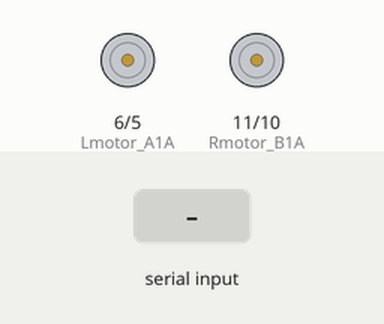
Recording of a sketch running on a simulated Arduino Uno, built with avr-gcc and run on an emulated ATmega328P. On the bench: motor-driver pin pairs drawn as motors (green arrow = first pin HIGH = forward, orange = second pin HIGH = backward, longer = more drive). The inputs (shaded band) are chosen by the test bench.

Above: at 1.2 s.
1.3 s: "1" received over Serial
At 2.5 s:
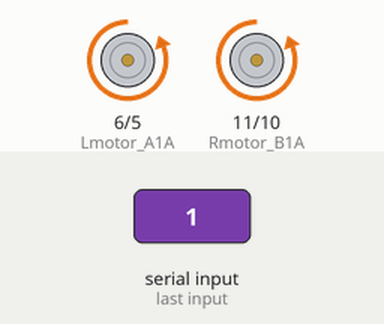
2.8 s: "2" received over Serial
At 3.9 s:
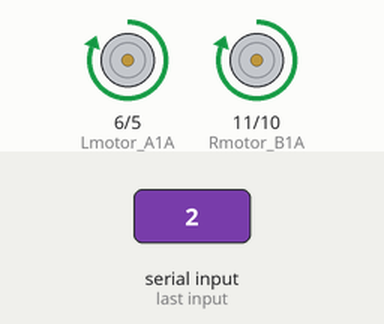
4.3 s: "3" received over Serial
At 5.0 s:
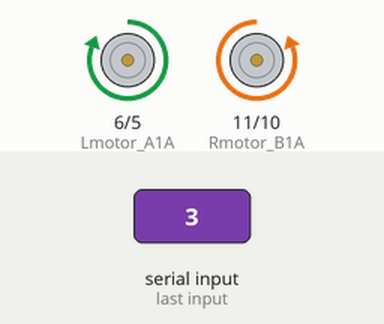
5.8 s: "4" received over Serial
At 6.1 s:
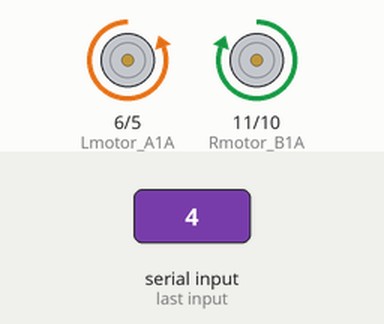
7.3 s: "0" received over Serial
At 8.5 s:
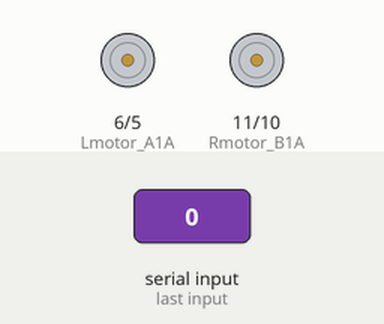
Timing chart, 0 to 9.8 s (numbered marks = the images above; inputs shaded):
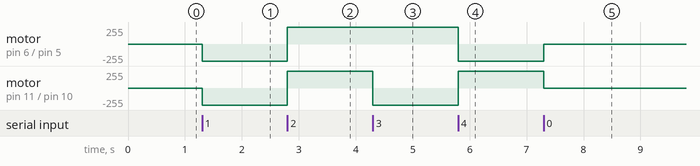

Measured:
- after the input at 1.3 s, motor on pin 6 (Lmotor_A1A) / pin 5 (Lmotor_A1B), motor on pin 11 (Rmotor_B1A) / pin 10 (Rmotor_B1B): stopped → backward 255/255 at once
- after the input at 2.8 s, motor on pin 6 (Lmotor_A1A) / pin 5 (Lmotor_A1B), motor on pin 11 (Rmotor_B1A) / pin 10 (Rmotor_B1B): backward 255/255 → forward 255/255 at once
- after the input at 4.3 s, motor on pin 11 (Rmotor_B1A) / pin 10 (Rmotor_B1B): forward 255/255 → backward 255/255 at once
- after the input at 5.8 s, motor on pin 6 (Lmotor_A1A) / pin 5 (Lmotor_A1B): forward 255/255 → backward 255/255 at once; motor on pin 11 (Rmotor_B1A) / pin 10 (Rmotor_B1B): backward 255/255 → forward 255/255 at once
- after the input at 7.3 s, motor on pin 6 (Lmotor_A1A) / pin 5 (Lmotor_A1B): backward 255/255 → stopped at once; motor on pin 11 (Rmotor_B1A) / pin 10 (Rmotor_B1B): forward 255/255 → stopped at once

The sketch:

puren_ms_arduino.ino
```cpp
#define Lmotor_A1A    6
#define Lmotor_A1B    5
#define Rmotor_B1A    11
#define Rmotor_B1B    10

void setup() {
  Serial.begin(9600);
  pinMode(Lmotor_A1A, OUTPUT);
  pinMode(Lmotor_A1B, OUTPUT);
  pinMode(Rmotor_B1A, OUTPUT);
  pinMode(Rmotor_B1B, OUTPUT);
}

void loop() {
  if(Serial.available() > 0) {
    char data = Serial.read();
    if(data == '1') forward();
    else if(data == '2')  backward();
    else if(data == '3')  left();
    else if(data == '4')  right();
    else  stop_car();
  }
}


void forward() {
  digitalWrite(Lmotor_A1A, LOW);
  digitalWrite(Lmotor_A1B, HIGH);
  digitalWrite(Rmotor_B1A, LOW);
  digitalWrite(Rmotor_B1B, HIGH);
}

void backward() {
  digitalWrite(Lmotor_A1A, HIGH);
  digitalWrite(Lmotor_A1B, LOW);
  digitalWrite(Rmotor_B1A, HIGH);
  digitalWrite(Rmotor_B1B, LOW);
}

void left() {
  digitalWrite(Lmotor_A1A, HIGH);
  digitalWrite(Lmotor_A1B, LOW);
  digitalWrite(Rmotor_B1A, LOW);
  digitalWrite(Rmotor_B1B, HIGH);
}

void right() {
  digitalWrite(Lmotor_A1A, LOW);
  digitalWrite(Lmotor_A1B, HIGH);
  digitalWrite(Rmotor_B1A, HIGH);
  digitalWrite(Rmotor_B1B, LOW);
}

void stop_car() {
  digitalWrite(Lmotor_A1A, LOW);
  digitalWrite(Lmotor_A1B, LOW);
  digitalWrite(Rmotor_B1A, LOW);
  digitalWrite(Rmotor_B1B, LOW);
}
```
